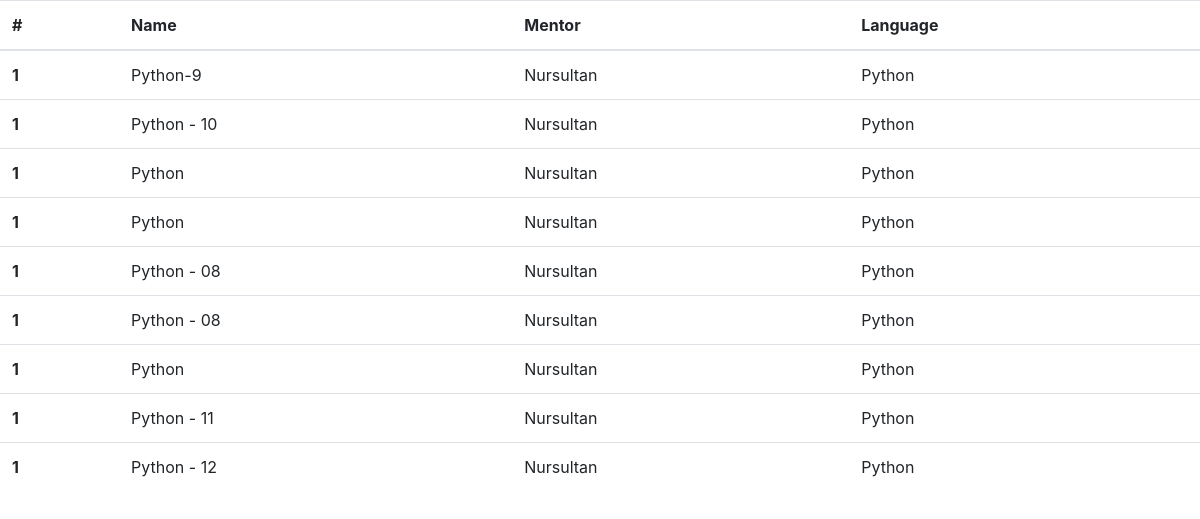
The page /course/list/ on the database its author committed.
### codify/models.py (models this page shows, shortened)
class Course(models.Model):
    name = models.CharField(max_length=100)
    mentor_name = models.CharField(max_length=100)
    language = models.CharField(max_length=20)

### codify/views.py (the view)
# urls.py: path('course/list/', views.course_list, name='course_list'),
def course_list(request):
    courses = Course.objects.all()
    return render(request, 'course_list.html', {'courses': courses})

### codify/templates/course_list.html
{% extends 'base.html' %}
{% block content %}
<table class="table">
  <thead>
    <tr>
      <th scope="col">#</th>
      <th scope="col">Name</th>
      <th scope="col">Mentor</th>
      <th scope="col">Language</th>
    </tr>
  </thead>
  <tbody>
  {% for course in courses %}
    <tr>
      <th scope="row">1</th>
      <td>{{ course.name }}</td>
      <td>{{ course.mentor_name }}</td>
      <td>{{ course.language }}</td>
    </tr>
  {% endfor %}
  </tbody>
</table>
{% endblock content %}

### codify/templates/base.html (shortened to what this page needs)
<!doctype html>
<html lang="en">
  <head>
    <link rel="stylesheet" href="https://cdn.jsdelivr.net/npm/bootstrap@4.6.2/dist/css/bootstrap.min.css">
  </head>
  <body>
  {% block content %}
  {% endblock content %}
  </body>
</html>

### rows shown on the page
Course: name "Python-9", mentor_name "Nursultan", language "Python"
Course: name "Python - 10", mentor_name "Nursultan", language "Python"
Course: name "Python", mentor_name "Nursultan", language "Python"
Course: name "Python", mentor_name "Nursultan", language "Python"
Course: name "Python - 08", mentor_name "Nursultan", language "Python"
Course: name "Python - 08", mentor_name "Nursultan", language "Python"
Course: name "Python", mentor_name "Nursultan", language "Python"
Course: name "Python - 11", mentor_name "Nursultan", language "Python"
Course: name "Python - 12", mentor_name "Nursultan", language "Python"
